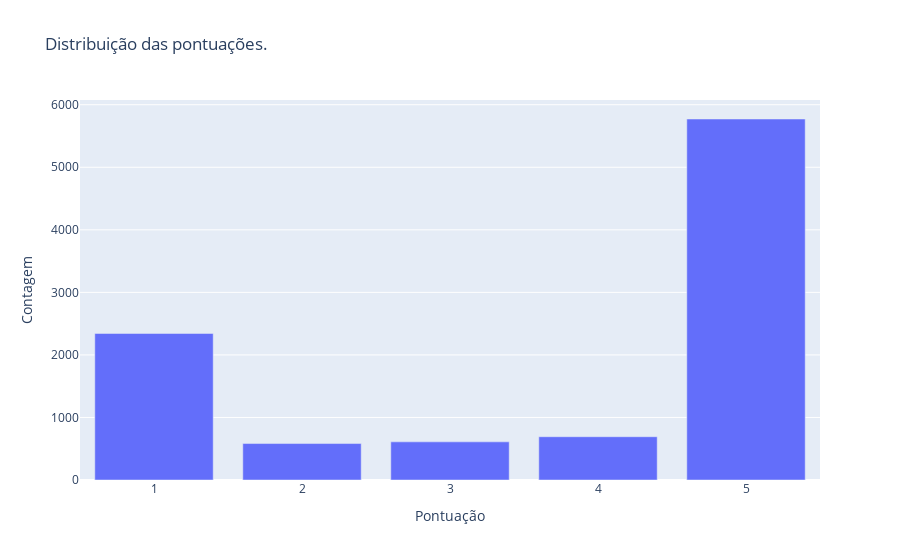

The cell this chart's notebook holds for it:
### Markdown cell above
### Gráfico de distribuição das pontuações.

* Qual é a quantidade de avaliações para 1 estrela? Devemos nos preocupar? 🤔

### Code cell
score_counts = df['Score'].value_counts()
score_counts = score_counts.sort_index()

fig = px.bar(x=score_counts.index, y=score_counts.values, title='Distribuição das pontuações.')
fig.update_layout(xaxis_title='Pontuação', yaxis_title='Contagem')

fig.show()

### Figure 1 — Plotly figure (JSON) as saved in the notebook; plotly's stock layout.template omitted (floating-point values rounded to 4 significant figures)
{"data": [{"alignmentgroup": "True", "hovertemplate": "x=%{x}<br>y=%{y}<extra></extra>", "legendgroup": "", "marker": {"color": "#636efa", "pattern": {"shape": ""}}, "name": "", "offsetgroup": "", "orientation": "v", "showlegend": false, "textposition": "auto", "type": "bar", "x": [1, 2, 3, 4, 5], "xaxis": "x", "y": [2343, 583, 610, 692, 5772], "yaxis": "y"}], "layout": {"barmode": "relative", "legend": {"tracegroupgap": 0}, "title": {"text": "Distribuição das pontuações."}, "xaxis": {"anchor": "y", "domain": [0, 1], "title": {"text": "Pontuação"}}, "yaxis": {"anchor": "x", "domain": [0, 1], "title": {"text": "Contagem"}}}}
